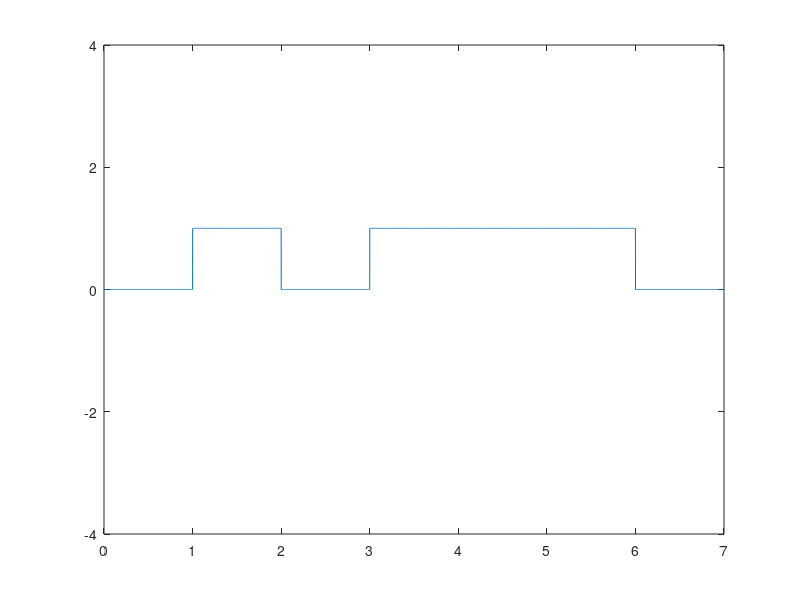

MATLAB code for this plot:
clc;
clear all;

bits =[0,1,0,1,1,1,0];

bit_rate=1;
n=1000;
T=length(bits)/bit_rate;
N=n*length(bits);
dt=T/N;
t=0:dt:T;

for i=1:length(bits)
  if (bits(i)==1)
    amp(i)=1;
  else
    amp(i)=0;
   end
end

x=1;
for i=1:length(t)
  y_valu(i)=amp(x);
  if (t(i)>=x)
    x=x+1;
  end
end

plot(t,y_valu);
axis([0 T -4 4]);

count=0;
for i=1:length(t)
  if t(i)>count
    count=count+1;
    ans_bit(count)=y_valu(i)
    
  end
end
disp('Dimodulation');
disp(ans_bit);
